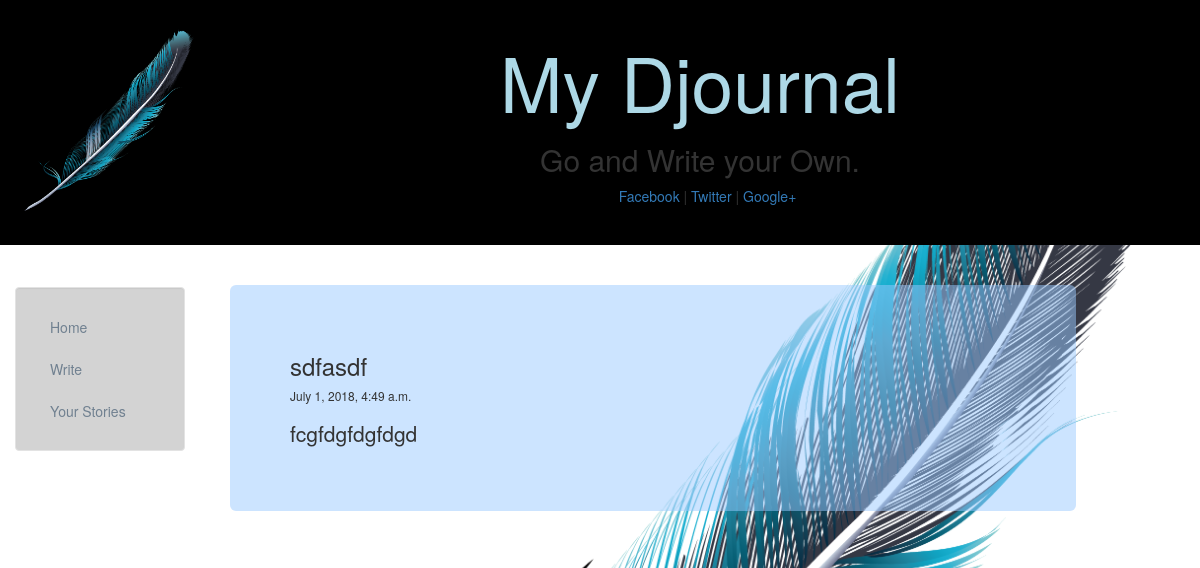
/stories/23, run on the app's committed database.
### personal/models.py (models this page shows, shortened)
class Stories(models.Model):
	title = models.CharField(max_length=140)
	body = models.TextField()
	date = models.DateTimeField()

### personal/templates/personal/post.html
{% extends "personal/header.html" %}
{% block content %}
<div class="jumbotron"  style="margin-right: 10%; background:rgba(153, 202, 255,0.5);">
    <div class="row">
        <div style="width: 100%" class="col-lg-8 col-md-4 col-sm-4 col-xs-12 pad-50">
			<h3> {{stories.title}} </h3>
			<h6> {{stories.date}} </h6>
			<p style="font-size: 20px; text-indent: 50px;">
				{{stories.body|safe|linebreaks}}
			</p>
        </div>
    </div>
</div>
{% endblock %}

### personal/templates/personal/header.html (style rules this page uses)
html, body { height:100% background-position: center; background-repeat: no-repeat; background-size: cover; }

### data on the page
Stories: title "sdfasdf", date "July 1, 2018, 4:49 a.m.", body "fcgfdgfdgfdgd"
